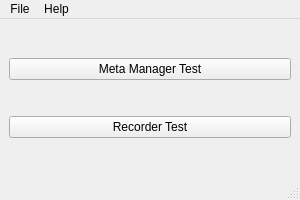
<?xml version="1.0" encoding="UTF-8"?>
<ui version="4.0">
 <class>TestMain</class>
 <widget class="QMainWindow" name="TestMain">
  <property name="geometry">
   <rect>
    <x>0</x>
    <y>0</y>
    <width>300</width>
    <height>200</height>
   </rect>
  </property>
  <property name="windowTitle">
   <string>VLC-Qt Test</string>
  </property>
  <widget class="QWidget" name="centralwidget">
   <layout class="QVBoxLayout" name="verticalLayout">
    <item>
     <widget class="QPushButton" name="buttonMetaManager">
      <property name="text">
       <string>Meta Manager Test</string>
      </property>
     </widget>
    </item>
    <item>
     <widget class="QPushButton" name="buttonRecorder">
      <property name="text">
       <string>Recorder Test</string>
      </property>
     </widget>
    </item>
   </layout>
  </widget>
  <widget class="QMenuBar" name="menubar">
   <property name="geometry">
    <rect>
     <x>0</x>
     <y>0</y>
     <width>300</width>
     <height>23</height>
    </rect>
   </property>
   <widget class="QMenu" name="menuFile">
    <property name="title">
     <string>File</string>
    </property>
    <addaction name="actionExit"/>
   </widget>
   <widget class="QMenu" name="menuHelp">
    <property name="title">
     <string>Help</string>
    </property>
    <addaction name="actionAbout"/>
   </widget>
   <addaction name="menuFile"/>
   <addaction name="menuHelp"/>
  </widget>
  <widget class="QStatusBar" name="statusbar"/>
  <action name="actionAbout">
   <property name="text">
    <string>About</string>
   </property>
  </action>
  <action name="actionExit">
   <property name="text">
    <string>Exit</string>
   </property>
  </action>
 </widget>
 <resources/>
 <connections/>
</ui>
